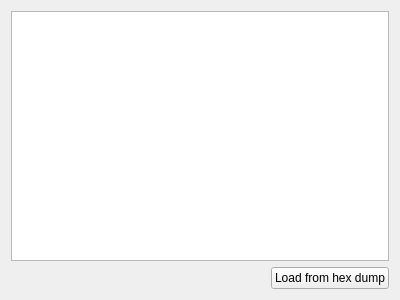
<?xml version="1.0" encoding="UTF-8"?>
<ui version="4.0">
 <class>TextHexDumpEdit</class>
 <widget class="QWidget" name="TextHexDumpEdit">
  <property name="geometry">
   <rect>
    <x>0</x>
    <y>0</y>
    <width>400</width>
    <height>300</height>
   </rect>
  </property>
  <property name="windowTitle">
   <string>Form</string>
  </property>
  <layout class="QVBoxLayout" name="verticalLayout">
   <item>
    <widget class="QTextEdit" name="textEdit"/>
   </item>
   <item>
    <layout class="QHBoxLayout" name="horizontalLayout">
     <item>
      <spacer name="horizontalSpacer">
       <property name="orientation">
        <enum>Qt::Horizontal</enum>
       </property>
       <property name="sizeHint" stdset="0">
        <size>
         <width>40</width>
         <height>20</height>
        </size>
       </property>
      </spacer>
     </item>
     <item>
      <widget class="QPushButton" name="pushButton">
       <property name="text">
        <string>Load from hex dump</string>
       </property>
       <property name="icon">
        <iconset theme="fork">
         <normaloff>.</normaloff>.</iconset>
       </property>
      </widget>
     </item>
    </layout>
   </item>
  </layout>
 </widget>
 <resources/>
 <connections/>
</ui>
